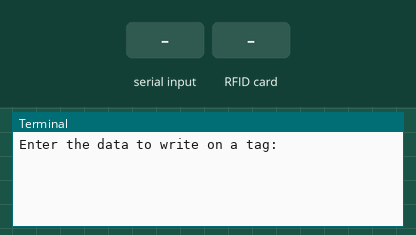
Bench run of a program on a simulated Raspberry Pi (header pin numbers). Shown: the last lines printed to the terminal. Inputs (shaded band) come from the test bench. At 2.8 s the program stops and its outputs stay as they are.

Above: at 1.2 s.
1.3 s: "1" typed at the terminal, then Enter
At 2.2 s:
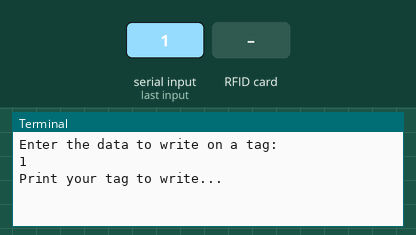
2.8 s: RFID card 5E 7A 19 C4 held to the reader
At 3.4 s:
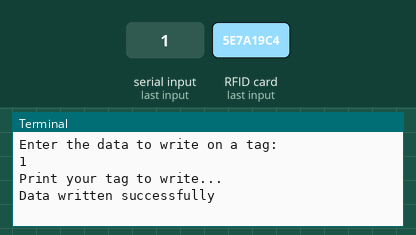

The program:

prac_RFID_writetag.py
```python
from time import sleep
import RPi.GPIO as GPIO
from mfrc522 import SimpleMFRC522
reader=SimpleMFRC522()

try:
    text=input("Enter the data to write on a tag: ")
    print("Print your tag to write...")
    reader.write(text)
    print("Data written successfully")
finally:
    GPIO.cleanup()
```

Measured:
- after the input at 1.3 s, the terminal: prints a new line at once (image 1)
- after the input at 2.8 s, the terminal: prints a new line at once (image 2)
